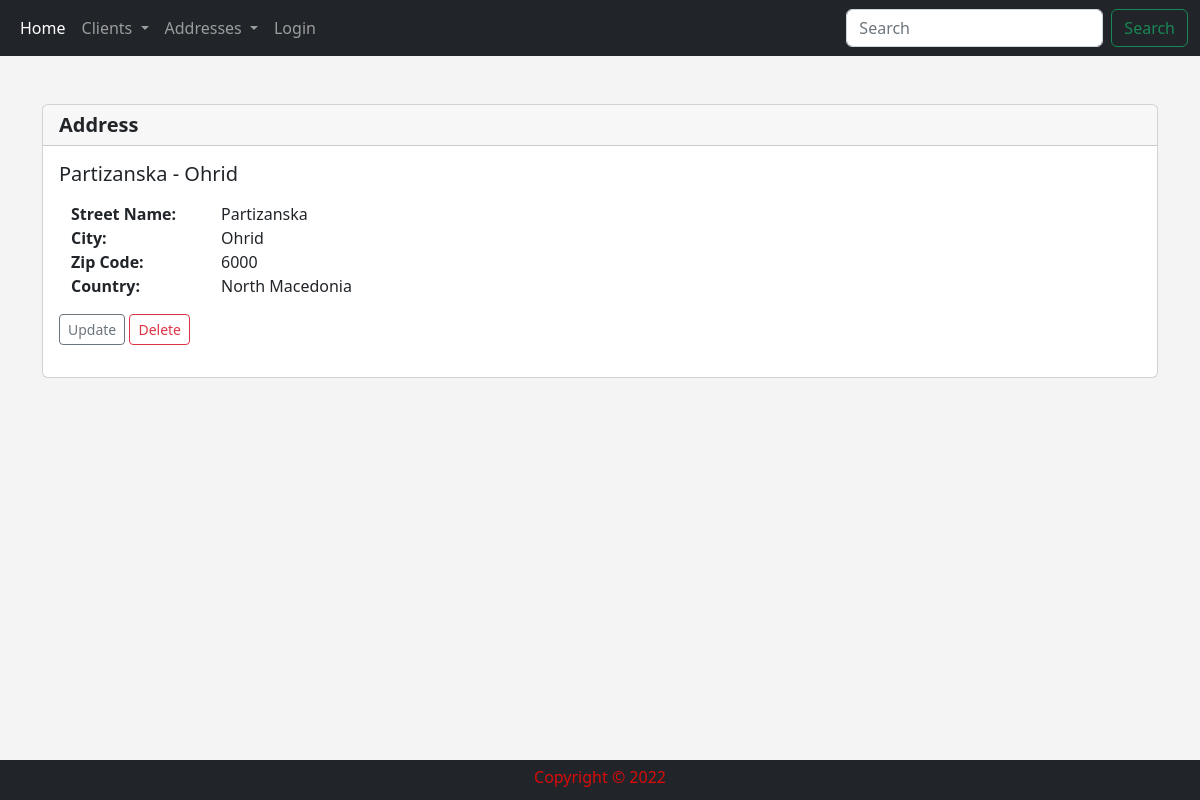
Screenshot of /show_address/8 with the database file from the repository.
### addresses/models.py (models this page shows, shortened)
class Address(models.Model):
    street_name = models.CharField('Street Name', max_length=100)
    city = models.CharField('City', max_length=50)
    zip_code = models.CharField('Zip Code', max_length=15)
    country = models.CharField('Country', max_length=50)

### addresses/views.py (the view)
# urls.py: path('show_address/<address_id>', views.show_address, name='show_address'),
def show_address(request, address_id):
    address = Address.objects.get(pk=address_id)
    return render(request, 'addresses/show_address.html', {
        "address": address,
    })

### addresses/templates/addresses/show_address.html
{% extends 'addresses/base.html' %}
{% block content %}
    <br/>
    <div class="card">
      <h5 class="card-header"><strong>Address</strong></h5>
      <div class="card-body">
        <h5 class="card-title">{{ address.street_name }} - {{ address.city }}</h5>
        <p class="card-text">
            <div class="container text-left">
              <div class="row">
                  <ul style="list-style: none;">
                    <li><label class="label"><strong>Street Name:</strong></label>{{ address.street_name }}</li>
                    <li><label class="label"><strong>City:</strong></label>{{ address.city }}</li>
                    <li><label class="label"><strong>Zip Code:</strong></label>{{ address.zip_code }}</li>
                    <li><label class="label"><strong>Country:</strong></label>{{ address.country }}</li>
                </ul>
              </div>
            </div>
            <a href="{% url 'update_address' address.id %}" class="btn btn-outline-secondary btn-sm">Update</a>
            <a href="{% url 'delete_address' address.id %}" class="btn btn-outline-danger btn-sm">Delete</a>
            <br/>
        </p>
      </div>
    </div>
{% endblock %}

### addresses/static/addresses/main.css (style rules this page uses)
body { background: #f4f4f4 }
.label { display: inline-block; width: 150px; text-align: left; }

### rows the page displays
Address: street_name "Partizanska", city "Ohrid", zip_code "6000", country "North Macedonia"
